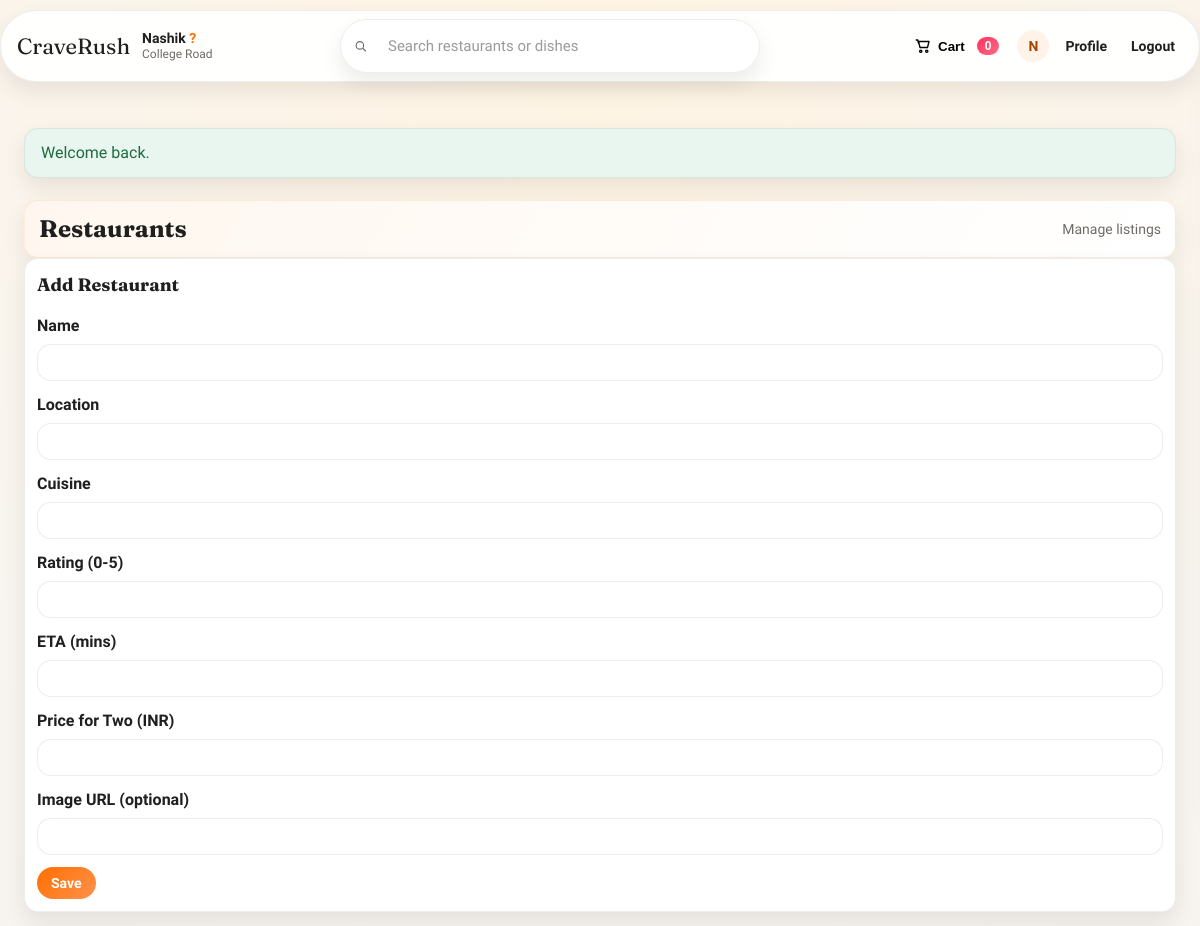
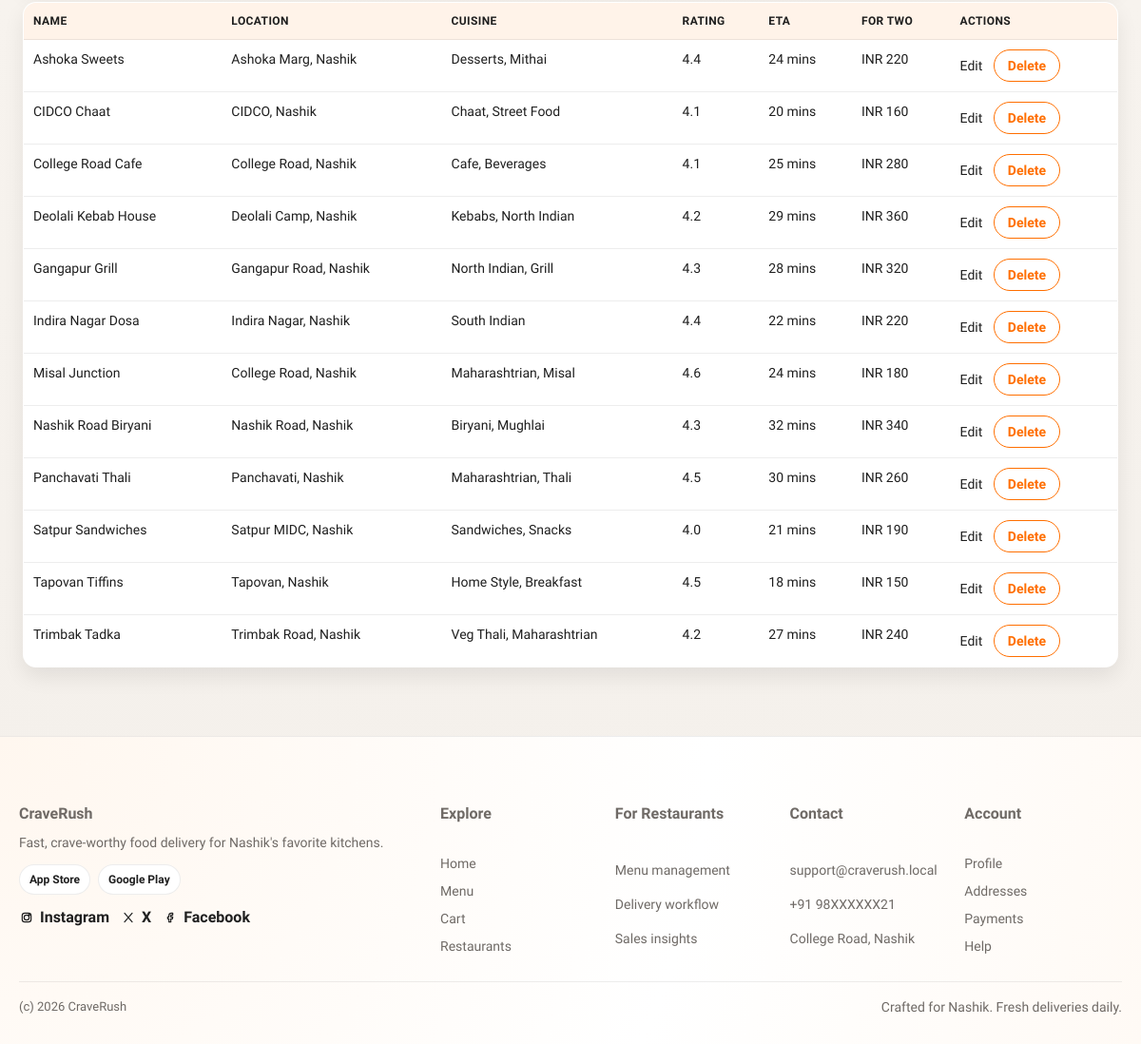
The page /admin/restaurants.php (signed in) on the database its author committed (2 pictures, top to bottom).
### tables this page shows
CREATE TABLE IF NOT EXISTS restaurants (
    id INT AUTO_INCREMENT PRIMARY KEY,
    name VARCHAR(100) NOT NULL,
    location VARCHAR(255) NOT NULL,
    cuisine VARCHAR(120) NOT NULL DEFAULT 'Multi-cuisine',
    rating DECIMAL(3,1) NULL,
    eta_minutes INT NULL,
    price_for_two INT NULL,
    image_url VARCHAR(255) NULL,
    created_at TIMESTAMP DEFAULT CURRENT_TIMESTAMP
);

### includes/functions.php (called while the page is built, shortened)
<?php
function e($value) {
    return htmlspecialchars((string)$value, ENT_QUOTES, 'UTF-8');
}
function display_rating($rating, $id) {
    if ($rating !== null && $rating > 0) {
        return number_format((float)$rating, 1);
    }
    return restaurant_rating($id);
}
function display_eta($eta, $id) {
    if ($eta !== null && $eta > 0) {
        return (int)$eta;
    }
    return restaurant_eta($id);
}
function display_price_for_two($price, $id) {
    if ($price !== null && $price > 0) {
        return (int)$price;
    }
    return restaurant_price_for_two($id);
}
function display_cuisine($cuisine) {
    $cuisine = trim((string)$cuisine);
    return $cuisine !== '' ? $cuisine : 'Multi-cuisine';
}
?>

### admin/restaurants.php (the view, shortened to what this page needs)
<?php
require_once __DIR__ . '/../config/bootstrap.php';
$editRestaurant = null;
$restaurants = $pdo->query('SELECT id, name, location, cuisine, rating, eta_minutes, price_for_two FROM restaurants ORDER BY name')->fetchAll();
include __DIR__ . '/../includes/header.php';
?>
<div class="section-title">
    <h2>Restaurants</h2>
    <span>Manage listings</span>
</div>
<div class="card" style="margin-bottom: 16px;">
    <h3><?php echo $editRestaurant ? 'Edit Restaurant' : 'Add Restaurant'; ?></h3>
    <form method="post">
        <div class="form-group">
            <label for="name">Name</label>
            <input type="text" id="name" name="name" value="<?php echo e($editRestaurant['name'] ?? ''); ?>" required>
        </div>
        <div class="form-group">
            <label for="location">Location</label>
            <input type="text" id="location" name="location" value="<?php echo e($editRestaurant['location'] ?? ''); ?>" required>
        </div>
        <div class="form-group">
            <label for="cuisine">Cuisine</label>
            <input type="text" id="cuisine" name="cuisine" value="<?php echo e($editRestaurant['cuisine'] ?? ''); ?>">
        </div>
        <div class="form-group">
            <label for="rating">Rating (0-5)</label>
            <input type="number" id="rating" name="rating" step="0.1" min="0" max="5" value="<?php echo e($editRestaurant['rating'] ?? ''); ?>">
        </div>
        <div class="form-group">
            <label for="eta_minutes">ETA (mins)</label>
            <input type="number" id="eta_minutes" name="eta_minutes" min="10" max="90" value="<?php echo e($editRestaurant['eta_minutes'] ?? ''); ?>">
        </div>
        <div class="form-group">
            <label for="price_for_two">Price for Two (INR)</label>
            <input type="number" id="price_for_two" name="price_for_two" min="100" step="10" value="<?php echo e($editRestaurant['price_for_two'] ?? ''); ?>">
        </div>
        <div class="form-group">
            <label for="image_url">Image URL (optional)</label>
            <input type="text" id="image_url" name="image_url" value="<?php echo e($editRestaurant['image_url'] ?? ''); ?>">
        </div>
        <button class="button" type="submit">Save</button>
    </form>
</div>
<table class="table">
    <thead>
        <tr>
            <th>Name</th>
            <th>Location</th>
            <th>Cuisine</th>
            <th>Rating</th>
            <th>ETA</th>
            <th>For Two</th>
            <th>Actions</th>
        </tr>
    </thead>
    <tbody>
        <?php foreach ($restaurants as $r): ?>
            <tr>
                <td><?php echo e($r['name']); ?></td>
                <td><?php echo e($r['location']); ?></td>
                <td><?php echo e(display_cuisine($r['cuisine'])); ?></td>
                <td><?php echo display_rating($r['rating'], $r['id']); ?></td>
                <td><?php echo display_eta($r['eta_minutes'], $r['id']); ?> mins</td>
                <td>INR <?php echo display_price_for_two($r['price_for_two'], $r['id']); ?></td>
                <td>
                    <a href="restaurants.php?edit=<?php echo (int)$r['id']; ?>">Edit</a>
                    <form method="post" style="display:inline-block; margin-left: 8px;">
                        <button class="button secondary" type="submit" onclick="return confirm('Delete this restaurant?');">Delete</button>
                    </form>
                </td>
            </tr>
        <?php endforeach; ?>
    </tbody>
</table>
<?php include __DIR__ . '/../includes/footer.php'; ?>

### assets/css/style.css (style rules this page uses)
:root { --primary: #ff6f00; --primary-dark: #e55a00; --accent: #ff2f5b; --bg: #f7f3ef; --bg-strong: #fff6ec; --surface: #ffffff; --surface-2: #fffaf6; --text: #1f1f1f; --muted: #6f6a66; --border: rgba(31, 31, 31, 0.08); --ring: rgba(255, 111, 0, 0.2); --radius: 14px; --radius-lg: 20px; --shadow: 0 18px 38px rgba(17, 12, 5, 0.1); --shadow-strong: 0 24px 50px rgba(17, 12, 5, 0.16); --shadow-soft: 0 10px 22px rgba(17, 12, 5, 0.08); --ease: cubic-bezier(0.22, 1, 0.36, 1); --fast: 180ms; --slow: 320ms; }
* { box-sizing: border-box; }
html { scroll-behavior: smooth; }
* { scrollbar-width: none; }
body { margin: 0; font-family: 'Sora', sans-serif; color: var(--text); background: radial-gradient(circle at top, #fff4e3 0%, #f8f4ef 40%, #f3efea 100%); line-height: 1.5; -webkit-font-smoothing: antialiased; }
h1, h2, h3 { font-family: 'Fraunces', serif; margin: 0 0 12px; }
h2 { font-size: 26px; }
h3 { font-size: 18px; }
a { text-decoration: none; color: inherit; }
.section-title { display: flex; align-items: center; justify-content: space-between; gap: 12px; margin-top: 22px; padding: 10px 14px; border-radius: 14px; border: 1px solid rgba(255, 111, 0, 0.12); background: linear-gradient(120deg, #fff7ef, #ffffff); box-shadow: var(--shadow-soft); }
.section-title h2 { margin: 0; font-size: 24px; }
.section-title span { color: var(--muted); font-size: 14px; }
.card { background: #fff; border: 1px solid var(--border); border-radius: var(--radius); padding: 12px; box-shadow: var(--shadow-soft); transition: transform var(--fast) var(--ease), box-shadow var(--fast) var(--ease); display: grid; gap: 4px; }
.button { display: inline-flex; align-items: center; justify-content: center; gap: 8px; background: linear-gradient(135deg, var(--primary), #ff914d); color: #fff; border: none; padding: 8px 14px; border-radius: 999px; cursor: pointer; font-weight: 600; font-family: inherit; font-size: 14px; transition: transform var(--fast) var(--ease), box-shadow var(--fast) var(--ease), background var(--fast) var(--ease); }
.button.ripple { position: relative; overflow: hidden; }
.button.ripple::after { content: ''; position: absolute; inset: 0; background: radial-gradient(circle, rgba(255,255,255,0.5) 10%, transparent 10%); transform: scale(0); opacity: 0; transition: transform 400ms var(--ease), opacity 400ms var(--ease); }
.button.secondary { background: #fff; color: var(--primary); border: 1px solid var(--primary); }
.form-group { margin-bottom: 12px; }
label { display: block; margin-bottom: 6px; font-weight: 600; }
input, select, textarea { width: 100%; padding: 10px 12px; border: 1px solid var(--border); border-radius: var(--radius); font-family: inherit; transition: border var(--fast) var(--ease), box-shadow var(--fast) var(--ease); background: #fff; }
input::placeholder, textarea::placeholder { color: #9a9a9a; }
.table { width: 100%; border-collapse: collapse; background: #fff; border: 1px solid var(--border); border-radius: var(--radius); overflow: hidden; box-shadow: var(--shadow-soft); }
.table th, .table td { padding: 10px; border-bottom: 1px solid var(--border); text-align: left; font-size: 14px; vertical-align: top; }
.table th { background: #fff3e9; font-size: 12px; text-transform: uppercase; letter-spacing: 0.4px; }
.table tr:last-child td { border-bottom: none; }

### rows shown on the page
restaurants: name "Ashoka Sweets", location "Ashoka Marg, Nashik", cuisine "Desserts, Mithai", rating "4.4", eta_minutes "24", price_for_two "220"
restaurants: name "CIDCO Chaat", location "CIDCO, Nashik", cuisine "Chaat, Street Food", rating "4.1", eta_minutes "20", price_for_two "160"
restaurants: name "College Road Cafe", location "College Road, Nashik", cuisine "Cafe, Beverages", rating "4.1", eta_minutes "25", price_for_two "280"
restaurants: name "Deolali Kebab House", location "Deolali Camp, Nashik", cuisine "Kebabs, North Indian", rating "4.2", eta_minutes "29", price_for_two "360"
restaurants: name "Gangapur Grill", location "Gangapur Road, Nashik", cuisine "North Indian, Grill", rating "4.3", eta_minutes "28", price_for_two "320"
restaurants: name "Indira Nagar Dosa", location "Indira Nagar, Nashik", cuisine "South Indian", rating "4.4", eta_minutes "22", price_for_two "220"
restaurants: name "Misal Junction", location "College Road, Nashik", cuisine "Maharashtrian, Misal", rating "4.6", eta_minutes "24", price_for_two "180"
restaurants: name "Nashik Road Biryani", location "Nashik Road, Nashik", cuisine "Biryani, Mughlai", rating "4.3", eta_minutes "32", price_for_two "340"
restaurants: name "Panchavati Thali", location "Panchavati, Nashik", cuisine "Maharashtrian, Thali", rating "4.5", eta_minutes "30", price_for_two "260"
restaurants: name "Satpur Sandwiches", location "Satpur MIDC, Nashik", cuisine "Sandwiches, Snacks", rating "4.0", eta_minutes "21", price_for_two "190"
restaurants: name "Tapovan Tiffins", location "Tapovan, Nashik", cuisine "Home Style, Breakfast", rating "4.5", eta_minutes "18", price_for_two "150"
restaurants: name "Trimbak Tadka", location "Trimbak Road, Nashik", cuisine "Veg Thali, Maharashtrian", rating "4.2", eta_minutes "27", price_for_two "240"

### other values the page prints
cart_count() "0"
$userInitial "N"
$flash['message'] "Welcome back."
